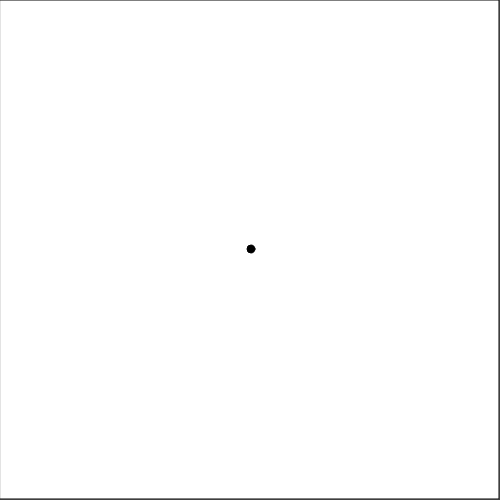
Frame 1 (no input)
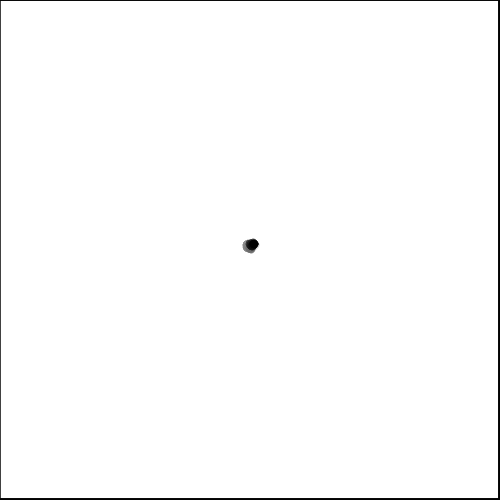
Frame 60 (no input)
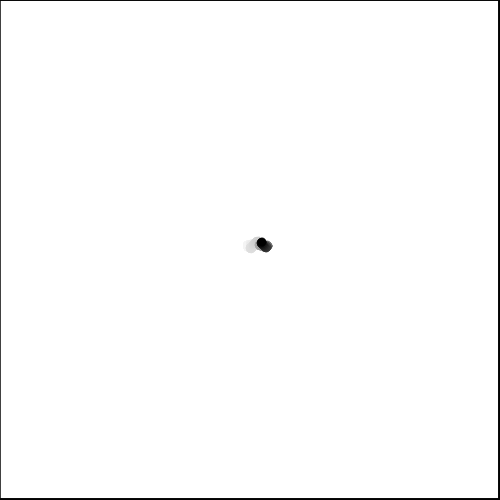
Frame 120 (the mouse pressed at the canvas centre since frame 60)

The p5.js sketch that drew these frames (run headless with seeded random() and noise() and a simulated clock; from frame 60 on, the mouse is pressed at the canvas centre):

// p5.js sketch
// ── sketch.js
var x=250;
var y=250;

// 函数setup() ：准备阶段
function setup() {
	createCanvas(500,500);

}

// 函数draw()：作画阶段
function draw() {
	drawBoard();// 清理画布

	var coin1 = 
		random(0,1)>0.5?true:false;
	/*
	if(random(0,1)>0.5)
	{
		coin1 = true;
	}
	else
	{
		coin1 = false;
	}*/

	if(coin1)
	{
		x++;
	}
	else
	{
		x--;
	}
	
	var coin2 = 
		random(0,1)>0.5?true:false;
	if(coin2)
	{
		y++;
	}
	else
	{
		y--;
	}

	fill(0);
	ellipse(x,y,8,8);
	
	

}

function drawBoard() {
	push();
	fill(255,10);// 填充白色
	rect(-1,-1,width+1,height+1);
	noFill();
	rect(0,0,width-1,height-1);
	pop();
}
